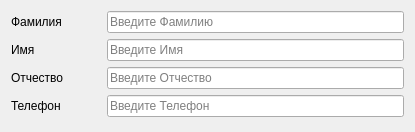
<?xml version="1.0" encoding="UTF-8"?>
<ui version="4.0">
 <class>Form</class>
 <widget class="QWidget" name="Form">
  <property name="geometry">
   <rect>
    <x>0</x>
    <y>0</y>
    <width>415</width>
    <height>132</height>
   </rect>
  </property>
  <property name="maximumSize">
   <size>
    <width>16777215</width>
    <height>132</height>
   </size>
  </property>
  <property name="windowTitle">
   <string>Form</string>
  </property>
  <layout class="QVBoxLayout" name="verticalLayout">
   <item>
    <layout class="QHBoxLayout" name="horizontalLayout">
     <item>
      <widget class="QLabel" name="label">
       <property name="minimumSize">
        <size>
         <width>90</width>
         <height>0</height>
        </size>
       </property>
       <property name="text">
        <string>Фамилия</string>
       </property>
      </widget>
     </item>
     <item>
      <widget class="QLineEdit" name="lineEdit">
       <property name="placeholderText">
        <string>Введите Фамилию</string>
       </property>
      </widget>
     </item>
    </layout>
   </item>
   <item>
    <layout class="QHBoxLayout" name="horizontalLayout_2">
     <item>
      <widget class="QLabel" name="label_2">
       <property name="minimumSize">
        <size>
         <width>90</width>
         <height>0</height>
        </size>
       </property>
       <property name="text">
        <string>Имя</string>
       </property>
      </widget>
     </item>
     <item>
      <widget class="QLineEdit" name="lineEdit_2">
       <property name="placeholderText">
        <string>Введите Имя</string>
       </property>
      </widget>
     </item>
    </layout>
   </item>
   <item>
    <layout class="QHBoxLayout" name="horizontalLayout_3">
     <item>
      <widget class="QLabel" name="label_3">
       <property name="minimumSize">
        <size>
         <width>90</width>
         <height>0</height>
        </size>
       </property>
       <property name="text">
        <string>Отчество</string>
       </property>
      </widget>
     </item>
     <item>
      <widget class="QLineEdit" name="lineEdit_3">
       <property name="placeholderText">
        <string>Введите Отчество</string>
       </property>
      </widget>
     </item>
    </layout>
   </item>
   <item>
    <layout class="QHBoxLayout" name="horizontalLayout_4">
     <item>
      <widget class="QLabel" name="label_4">
       <property name="minimumSize">
        <size>
         <width>90</width>
         <height>0</height>
        </size>
       </property>
       <property name="text">
        <string>Телефон</string>
       </property>
      </widget>
     </item>
     <item>
      <widget class="QLineEdit" name="lineEdit_4">
       <property name="placeholderText">
        <string>Введите Телефон</string>
       </property>
      </widget>
     </item>
    </layout>
   </item>
  </layout>
 </widget>
 <resources/>
 <connections/>
</ui>
